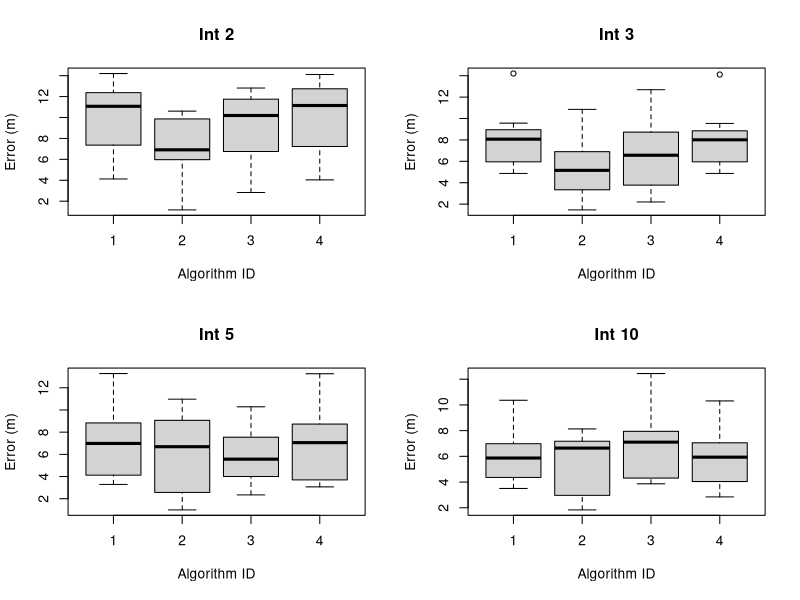

Recreate this plot in R. (Note: this script raises an error after producing the figure.)
## ---- chunk 1
#Get the test cases
new_bins_new_data = read.csv("testresults_NN.csv")
old_bins_new_data = read.csv("testresults_ON.csv")

#Get the test cases for each algorithm
alg = list(8)
alg[[1]] = new_bins_new_data[which(new_bins_new_data$algorithm == 1),]
alg[[2]] = new_bins_new_data[which(new_bins_new_data$algorithm == 2),]
alg[[3]] = new_bins_new_data[which(new_bins_new_data$algorithm == 3),]
alg[[4]] = new_bins_new_data[which(new_bins_new_data$algorithm == 4),]
alg[[5]] = old_bins_new_data[which(old_bins_new_data$algorithm == 1),]
alg[[6]] = old_bins_new_data[which(old_bins_new_data$algorithm == 2),]
alg[[7]] = old_bins_new_data[which(old_bins_new_data$algorithm == 3),]
alg[[8]] = old_bins_new_data[which(old_bins_new_data$algorithm == 4),]

#The list of the different scan periods
intervals = list(4)
intervals[[1]] = 2
intervals[[2]] = 3
intervals[[3]] = 5
intervals[[4]] = 10
## ---- chunk 2
for(i in 1:8)
{
  alg[[i]] = alg[[i]][which(alg[[i]]$testid != "FAKE_TEST"),]
  alg[[i]] = alg[[i]][which(alg[[i]]$testid != "FAKE_TEST_2"),]
  alg[[i]] = alg[[i]][which(alg[[i]]$testid != "FAKE_TEST_3"),]
  
  alg[[i]] = alg[[i]][which(alg[[i]]$error < 20),]
}

#Recreate the master data frames

new_bins_new_data = alg[[1]]
old_bins_new_data = alg[[5]]

for(i in 2:4) {
  new_bins_new_data = rbind(new_bins_new_data, alg[[i]])
  old_bins_new_data = rbind(old_bins_new_data, alg[[i+4]])
}
## ---- chunk 3
assign("means", matrix(1:32, nrow=8, ncol=4), envir=.GlobalEnv)
assign("sds", matrix(1:32, nrow=8, ncol=4), envir=.GlobalEnv)

#Get stats for new binnning strategy and old binning strategy for an algorithm
get_alg_stats_for_int = function(sub, int_id, alg_id)
{
  if(nrow(sub[[alg_id]]) == 0)
    return()
  if(nrow(sub[[alg_id+4]]) == 0)
    return()
  
  means[[alg_id, int_id]] = mean(sub[[alg_id]]$error)
  sds[[alg_id, int_id]] = sd(sub[[alg_id]]$error)
  means[[alg_id+4, int_id]] = mean(sub[[alg_id+4]]$error)
  sds[[alg_id+4, int_id]] = sd(sub[[alg_id+4]]$error)
  
  assign("means", means, envir=.GlobalEnv,inherits=TRUE)
  assign("sds", sds, envir=.GlobalEnv, inherits=TRUE)
  
  string=paste0("   (algorithm:", alg_id, "): \n")
  string=paste0(string, "      new_mean:               ", means[[alg_id, int_id]], "\n")
  string=paste0(string, "      new_dev:                ", sds[[alg_id, int_id]], "\n")
  string=paste0(string, "      old_mean:               ", means[[alg_id+4, int_id]], "\n")
  string=paste0(string, "      old_dev:                ", sds[[alg_id+4, int_id]], "\n")
  cat(string)
}

#Get stats for an algorithm at a certain interval
get_alg_stats = function(alg, interval, int_id, building, floor, top_n)
{
  sub = list(8)
  
  string=paste0("Stats for ", building, " floor ", floor, " at an interval of ", interval, " seconds\n")
  cat(string)
  
  #Remove FAKE_TEST, FAKE_TEST_1, and FAKE_TEST_2
  #Only select observations from floor 1
  #Only select observations from SB
  #Only select observations with a duration of interval seconds
  #Only select observations where top_n beacons were used in the location approximation
  for(i in 1:8)
  {
    sub[[i]] = alg[[i]][which(alg[[i]]$floor_true == floor),]
    sub[[i]] = sub[[i]][which(sub[[i]]$building == building),]
    sub[[i]] = sub[[i]][which(sub[[i]]$duration == interval),]
    sub[[i]] = sub[[i]][which(sub[[i]]$top_n_beacons == top_n),]
  }
  
  get_alg_stats_for_int(sub, int_id, 1)
  get_alg_stats_for_int(sub, int_id, 2)
  get_alg_stats_for_int(sub, int_id, 3)
  get_alg_stats_for_int(sub, int_id, 4)
}

get_alg_stats(alg, 2, 1, "SB", 1, 3)
get_alg_stats(alg, 3, 2, "SB", 1, 3)
get_alg_stats(alg, 5, 3, "SB", 1, 3)
get_alg_stats(alg, 10, 4, "SB", 1, 3)
## ---- chunk 4
trim = .05

#All datasets have the same length
to_rm = rep(c(TRUE), times=nrow(alg[[1]]))

#For each algorithm and data age
for(i in 1:8) {
  
  #For each interval
  for(j in 1:4) {
    
    #For each record for the algorithm
    for(k in 1:nrow(alg[[i]]))
    {
      #Get the error in distance
      error = alg[[i]]$error[k]
      
      #Compute how relatively accurate this error is
      score = (error - means[[i, j]])/sds[[i, j]]
      
      #Top trim %
      if(pnorm(score) > 1 - trim) {
        to_rm[k]=FALSE
      }
      
      #Bottom trim %
      if(pnorm(score) < trim) {
        to_rm[k]=FALSE
      }
    }
  }
}

#Actually remove elements from the data frames
for(i in 1:8) {
  alg[[i]] = alg[[i]][to_rm,]
}

#Recreate the master data frames

new_bins_new_data = alg[[1]]
old_bins_new_data = alg[[5]]

for(i in 2:4) {
  new_bins_new_data = rbind(new_bins_new_data, alg[[i]])
  old_bins_new_data = rbind(old_bins_new_data, alg[[i+4]])
}
## ---- chunk 5
create_dur_boxplot = function(sub, i)
{
  sub1 = sub[which(sub$duration == i),]
  title = paste0("Int ", i)
  if(nrow(sub1) == 0)
    return()
  boxplot(error~algorithm, data=sub1, main = title, xlab="Algorithm ID", ylab = "Error (m)")
}

create_dur_boxplots = function(alg, intervals, building, floor, top_n)
{
  #Only select observations from floor 1
  sub = alg[which(alg$floor_true == floor),]
  
  #Only select observations from SB
  sub = sub[which(sub$building == building),]
  
  #Only select observations where top_n beacons were used in the location approximation
  sub = sub[which(sub$top_n_beacons == top_n),]
  
  for(i in 1:length(intervals))
    create_dur_boxplot(sub, intervals[[i]])
}

create_dur_boxplot_file = function(alg, intervals, building, floor, top_n)
{
  filename = paste0("./DurVDurBoxPlot-")
  filename = paste0(filename, "Build ", building, "-")
  filename = paste0(filename, "Floor ", floor, "-")
  filename = paste0(filename, "TopN ", top_n, ".png")
  
  print(filename)
  png(filename)
  par(mfrow=c(2,2))
  create_dur_boxplots(new_bins_new_data, intervals, building, 1, 3)
}

create_dur_boxplot_file(new_bins_new_data, intervals, "SB", 1, 3)

while(dev.off())
{
}
## ---- chunk 6
create_dur_hist = function(sub, alg_id, i)
{
  sub1 = sub[which(sub$duration == i),]
  title = paste0("Alg ", alg_id, ", Int ", i)
  if(nrow(sub1) == 0)
    return()
  hist(sub1$error, breaks=8, main = title, xlab="Error (m)")
}

create_dur_hists = function(alg, alg_id, intervals, building, floor, top_n)
{
  #Only select observations from floor 1
  #Only select observations from SB
  #Only select observations with a duration of interval seconds
  #Only select observations where top_n beacons were used in the location approximation
  sub = alg[[alg_id]]
  sub = sub[which(sub$floor_true == floor),]
  sub = sub[which(sub$building == building),]
  sub = sub[which(sub$top_n_beacons == top_n),]
  
  filename = paste0("./DurVDurHist-")
  filename = paste0(filename, "Alg ", alg_id, "-")
  filename = paste0(filename, "Build ", building, "-")
  filename = paste0(filename, "Floor ", floor, "-")
  filename = paste0(filename, "TopN ", top_n, ".png")
  png(filename)
  par(mfrow=c(2,2))
  
  for(i in 1:length(intervals))
    create_dur_hist(sub, alg_id, intervals[[i]])
}

create_dur_hists(alg, 1, intervals, "SB", 1, 3)
create_dur_hists(alg, 2, intervals, "SB", 1, 3)
create_dur_hists(alg, 3, intervals, "SB", 1, 3)
create_dur_hists(alg, 4, intervals, "SB", 1, 3)

while(dev.off())
{
}
## ---- chunk 7
#Compare new binnning strategy to old binning strategy for an algorithm
compare_bins = function(sub, alg_id)
{
  if(nrow(sub[[alg_id]]) == 0)
    return()
  if(nrow(sub[[alg_id+4]]) == 0)
    return()
  
  t_val = t.test(sub[[alg_id]]$error, sub[[alg_id+4]]$error, paired=TRUE)
  string=paste0("   (algorithm: ", alg_id, "): \n")
  string=paste0(string, "      p Value:                ", t_val$p.value, "\n")
  cat(string)
  
  diff = sub[[alg_id]]$error - sub[[alg_id+4]]$error
  hist(diff, breaks=100, main = paste0("Algorithm ", alg_id), xlab="Error Difference (m)")
}

new_v_old_bins = function(alg, interval, building, floor, top_n)
{
  sub = list(8)
  
  string=paste0("New Bins V Old For ", building, " floor ", floor, " at an interval of ", interval, " seconds\n")
  cat(string)
  
  #Remove FAKE_TEST, FAKE_TEST_1, and FAKE_TEST_2
  #Only select observations from floor 1
  #Only select observations from SB
  #Only select observations with a duration of interval seconds
  #Only select observations where top_n beacons were used in the location approximation
  for(i in 1:8)
  {
    sub[[i]] = alg[[i]][which(alg[[i]]$testid != "FAKE_TEST"),]
    sub[[i]] = sub[[i]][which(sub[[i]]$testid != "FAKE_TEST_2"),]
    sub[[i]] = sub[[i]][which(sub[[i]]$testid != "FAKE_TEST_3"),]
    sub[[i]] = sub[[i]][which(sub[[i]]$floor_true == floor),]
    sub[[i]] = sub[[i]][which(sub[[i]]$building == building),]
    sub[[i]] = sub[[i]][which(sub[[i]]$duration == interval),]
    sub[[i]] = sub[[i]][which(sub[[i]]$top_n_beacons == top_n),]
  }
  
  png("./Figure.png")
  par(mfrow=c(2,2))
  
  compare_bins(sub, 1)
  compare_bins(sub, 2)
  compare_bins(sub, 3)
  compare_bins(sub, 4)
  
  dev.off()
}

new_v_old_bins(alg, 1, "SB", 1, 3)
new_v_old_bins(alg, 2, "SB", 1, 3)
new_v_old_bins(alg, 3, "SB", 1, 3)
new_v_old_bins(alg, 5, "SB", 1, 3)
new_v_old_bins(alg, 10, "SB", 1, 3)
## ---- chunk 8
compare_algorithms = function(sub, i, j, interval, building, floor)
{
  if(nrow(sub[[i]]) == 0)
    return()
  if(nrow(sub[[j]]) == 0)
    return()
  
  
  t_val = t.test(sub[[i]]$error, sub[[j]]$error, paired=TRUE)
  
  string=paste0("  (floor: ", floor, ", algorithms: ", i, " and ", j, "): \n")
  string=paste0(string, "   p Value:                ", t_val$p.value, "\n")
  cat(string)
  
  hist(sub[[i]]$error - sub[[j]]$error, main = paste0(i, " v ", j), xlab="Error Difference (m)")
}

compare_new_algorithms = function(alg, interval, building, floor, top_n)
{
  sub = list(4)
  
  string=paste0("Algorithm v Algorithm For ", building, " floor ", floor, " at an interval of ", interval, " seconds\n")
  cat(string)
  
  #Remove FAKE_TEST, FAKE_TEST_1, and FAKE_TEST_2
  #Only select observations from floor 1
  #Only select observations from SB
  #Only select observations with top 3 beacons
  for(i in 1:4)
  {
    sub[[i]] = alg[[i]][which(alg[[i]]$testid != "FAKE_TEST"),]
    sub[[i]] = sub[[i]][which(sub[[i]]$testid != "FAKE_TEST_2"),]
    sub[[i]] = sub[[i]][which(sub[[i]]$testid != "FAKE_TEST_3"),]
    sub[[i]] = sub[[i]][which(sub[[i]]$floor_true == floor),]
    sub[[i]] = sub[[i]][which(sub[[i]]$building == building),]
    sub[[i]] = sub[[i]][which(sub[[i]]$duration == interval),]
    sub[[i]] = sub[[i]][which(sub[[i]]$top_n_beacons == top_n),]
  }
  
  #Compare the effectiveness of each algorithm
  string="./CompareAlgorithms-"
  string=paste0(string, building, "-")
  string=paste0(string, floor, "-")
  string=paste0(string, "Top", top_n, "-")
  string=paste0(string, "Int", interval, ".png")
  png(string)
  par(mfrow=c(4,4))
  
  #Compare the effectiveness of algorithm i against algorithm j
  for(i in 1:4){
    for(j in 1:4) { 
      compare_algorithms(sub, i, j, interval, building, floor)
    }
  }
}

compare_new_algorithms(alg, 2, "SB", 1, 3)
compare_new_algorithms(alg, 3, "SB", 1, 3)
compare_new_algorithms(alg, 5, "SB", 1, 3)
compare_new_algorithms(alg, 10, "SB", 1, 3)

while(dev.off())
{
}
## ---- chunk 9
#Compare the error of the algorithm at intervals i1 and i2
compare_intervals = function(sub, alg_id, i1, i2)
{
  if(nrow(sub[[alg_id]]) == 0)
    return()
  
  sub1 = sub[[alg_id]][which(sub[[alg_id]]$duration == i1),]
  sub2 = sub[[alg_id]][which(sub[[alg_id]]$duration == i2),]
  
  if(nrow(sub1) == 0 || nrow(sub2) == 0)
    return()
  
  t_val = t.test(sub1$error, sub2$error, paired=FALSE)
  
  string=paste0("  (i1: ", i1, ", i2: ", i2, "): \n")
  string=paste0(string, "      p Value:                ", t_val$p.value, "\n")
  cat(string)
}

compare_algorithm_intervals = function(alg, alg_id, intervals, building, floor, top_n)
{
  sub = list(4)
  
  string=paste0("Interval v Interval For ", building, " floor ", floor, " for algorithm ", alg_id, "\n")
  cat(string)
  
  #Remove FAKE_TEST, FAKE_TEST_1, and FAKE_TEST_2
  #Only select observations from floor 1
  #Only select observations from SB
  #Only select observations with top 3 beacons
  for(i in 1:4)
  {
    sub[[i]] = alg[[i]][which(alg[[i]]$floor_true == floor),]
    sub[[i]] = sub[[i]][which(sub[[i]]$building == building),]
    sub[[i]] = alg[[i]][which(sub[[i]]$top_n_beacons == top_n),]
  }
  
  filename = paste0("./DurVDur-")
  filename = paste0(filename, "Alg ", alg_id, "-")
  filename = paste0(filename, "Build ", building, "-")
  filename = paste0(filename, "Floor ", floor, "-")
  filename = paste0(filename, "TopN ", top_n, ".png")
  png(filename)
  par(mfrow=c(4,4))
  
  for(i in 1:4){
    for(j in 1:4) { 
      compare_intervals(sub, alg_id, intervals[[i]], intervals[[j]])
    }
  }
}

compare_algorithm_intervals(alg, 1, intervals, "SB", 1, 3)
compare_algorithm_intervals(alg, 2, intervals, "SB", 1, 3)
compare_algorithm_intervals(alg, 3, intervals, "SB", 1, 3)
compare_algorithm_intervals(alg, 4, intervals, "SB", 1, 3)

while(dev.off())
{
}
